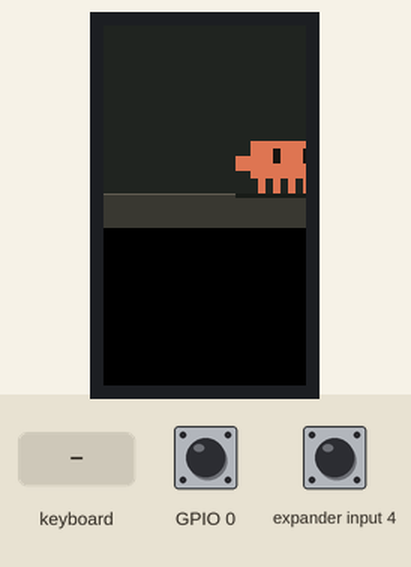
This program was run on a simulated ESP32-S3. On the bench: 135×240 colour display. The test bench sets the inputs (shaded band); at power-on: GPIO 0 HIGH, expander input 4 HIGH. Random numbers use the default seed unless the program sets one; EEPROM starts erased.

Above: at 1.3 s.
1.4 s: keyboard key "f" received
At 1.69 s:
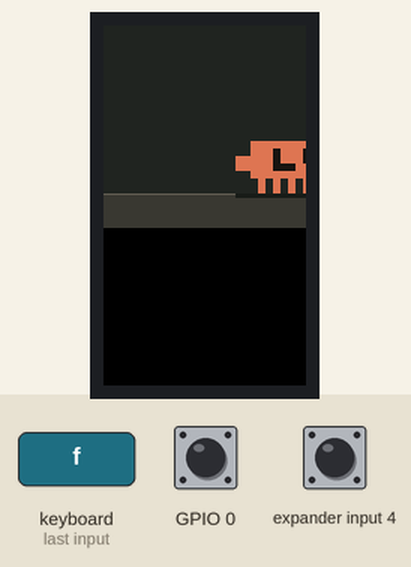
3.7 s: keyboard key "d" received
At 5.2 s:
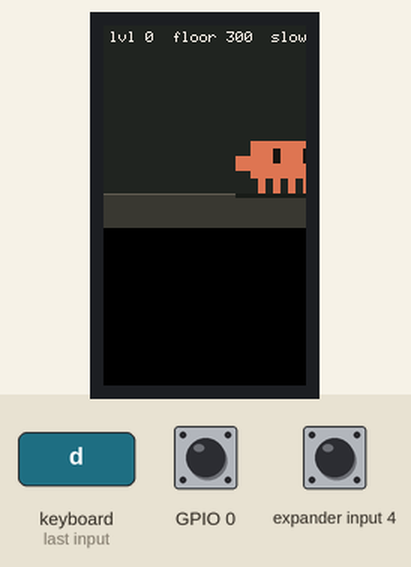
6.7 s: keyboard key "F" received
At 9.09 s:
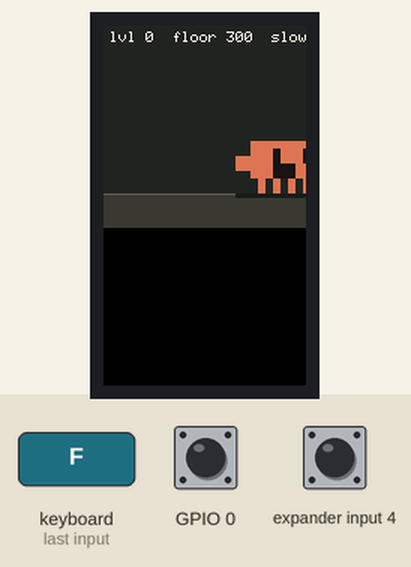
9.1 s: keyboard key "p" received
At 11.6 s:
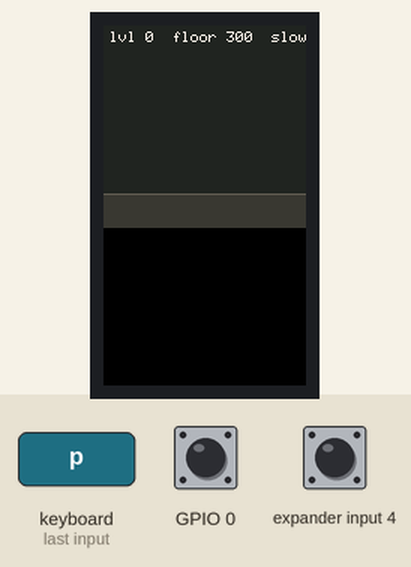
11.8 s: keyboard key "D" received
At 12.7 s:
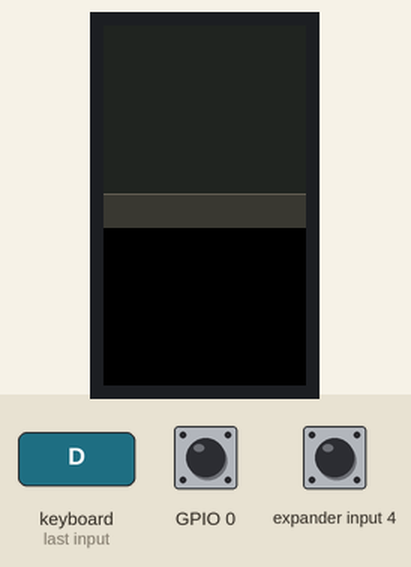
13.3 s: keyboard key "s" received
Timing chart, 0 to 15.8 s (numbered marks = the images above; inputs shaded):
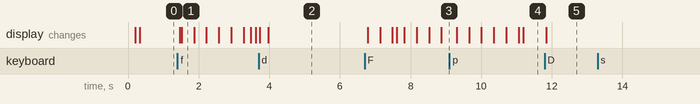

Measured:
- after the input at 11.8 s, the display: changes after 0.05 s (image 5)
- after the input at 13.3 s, every drawn part: stays the same

The program:

main.cpp
```cpp
// Cardputer ADV mini pet — пиксельный зверёк в стиле Claude.
// Ходит по экрану, реагирует на звуки (микрофон) и клавиши.
#include <M5Cardputer.h>
#include <Preferences.h>
#include <math.h>

static constexpr int W = 240, H = 135;
static constexpr int GROUND = 112;   // y пола (низ лапок)
static constexpr int U = 5;          // размер "пикселя" питомца в экранных пикселях
static constexpr int MIC_SR = 16000;
static constexpr int MIC_LEN = 512;
static constexpr int MIC_BUFS = 4;

// --- пороги реакции на звук (если реагирует слишком вяло/нервно — меняй тут; клавиша D показывает уровни) ---
static constexpr float SPIKE_MUL = 3.0f, SPIKE_ADD = 400;    // хлопок
static constexpr float BIG_MUL   = 7.0f, BIG_ADD   = 1800;   // очень громко
static constexpr float MUSIC_MUL = 1.8f, MUSIC_ADD = 150;    // музыка/шум

constexpr uint16_t rgb(uint8_t r, uint8_t g, uint8_t b) {
  return (uint16_t)(((r & 0xF8) << 8) | ((g & 0xFC) << 3) | (b >> 3));
}
static constexpr uint16_t C_BODY   = rgb(217, 119, 87);   // фирменный терракотовый
static constexpr uint16_t C_EYE    = rgb(28, 22, 20);
static constexpr uint16_t C_BG     = rgb(38, 38, 36);
static constexpr uint16_t C_FLOOR  = rgb(58, 56, 52);
static constexpr uint16_t C_LINE   = rgb(96, 92, 84);
static constexpr uint16_t C_SHADOW = rgb(30, 30, 28);
static constexpr uint16_t C_CREAM  = rgb(240, 238, 230);
static constexpr uint16_t C_SPARK  = rgb(245, 170, 130);
static constexpr uint16_t C_GREY   = rgb(150, 146, 136);
static constexpr uint16_t C_RED    = rgb(214, 60, 60);
static constexpr uint16_t C_GREEN  = rgb(110, 190, 90);
static constexpr uint16_t C_CYAN   = rgb(90, 170, 200);
static constexpr uint16_t C_FOOD   = rgb(230, 160, 60);
static constexpr uint16_t C_JOY    = rgb(200, 110, 170);

M5Canvas cv(&M5Cardputer.Display);
Preferences prefs;

int16_t micBuf[MIC_BUFS][MIC_LEN];
int micIdx = 0, micFilled = 0;

enum State { IDLE, WALK, SLEEP, HAPPY, SCARED, EAT, PLAY, DANCE };
State state = IDLE;
uint32_t stateUntil = 0;

float px = 120, py = 0, vy = 0;    // py - высота над полом
int dir = 1;                       // 1 вправо, -1 влево
float food = 70, joy = 70, energy = 90;   // 0..100
uint32_t lastStat = 0, lastSave = 0;
uint32_t nextBlink = 0, blinkUntil = 0;
uint32_t frame = 0;
bool debugOverlay = false;

float level = 0, slowLevel = 300, noiseFloor = 300;
int loudFrames = 0;
uint32_t lastSpike = 0;

struct Spark { float x, y, vy; int life; };
Spark sparks[6];

void setState(State s, uint32_t dur) { state = s; stateUntil = millis() + dur; }
void jump(float power) { if (py <= 0.5f) vy = power; }

void emitSparks(int n) {
  for (int k = 0; k < n; k++)
    for (auto& s : sparks)
      if (s.life <= 0) {
        s.x = px + random(-34, 35); s.y = GROUND - 46 - random(0, 14);
        s.vy = -(0.5f + random(0, 10) / 10.0f); s.life = 28 + random(0, 14);
        break;
      }
}

void saveStats() {
  prefs.putUChar("food", (uint8_t)food);
  prefs.putUChar("joy", (uint8_t)joy);
  prefs.putUChar("energy", (uint8_t)energy);
}

void pickNext() {
  if (energy < 20) { setState(SLEEP, 90000); return; }
  if (random(100) < 65) { dir = random(2) ? 1 : -1; setState(WALK, 1500 + random(0, 3500)); }
  else setState(IDLE, 1000 + random(0, 3000));
}

// ---------- микрофон ----------
void analyze(const int16_t* b) {
  int64_t sum = 0;
  for (int i = 0; i < MIC_LEN; i++) sum += b[i];
  float mean = (float)sum / MIC_LEN, acc = 0;
  for (int i = 0; i < MIC_LEN; i++) { float d = b[i] - mean; acc += d * d; }
  float rms = sqrtf(acc / MIC_LEN);

  level = level * 0.6f + rms * 0.4f;
  if (level < noiseFloor * 1.6f) noiseFloor = noiseFloor * 0.995f + level * 0.005f;  // фон подстраивается только в тишине
  if (noiseFloor < 30) noiseFloor = 30;
  slowLevel = slowLevel * 0.97f + level * 0.03f;   // ~1 сек "память" громкости: отличает хлопок от музыки
}

void updateMic() {
  if (!M5Cardputer.Mic.isEnabled()) return;
  if (!M5Cardputer.Mic.record(micBuf[micIdx], MIC_LEN, MIC_SR)) return;
  // запись асинхронная: берём самый старый буфер, он точно уже заполнен
  int done = (micIdx + MIC_BUFS - 3) % MIC_BUFS;
  micIdx = (micIdx + 1) % MIC_BUFS;
  if (micFilled < MIC_BUFS) { micFilled++; return; }
  analyze(micBuf[done]);
}

void reactToSound() {
  uint32_t now = millis();
  float spikeTh = noiseFloor * SPIKE_MUL + SPIKE_ADD;
  float bigTh   = noiseFloor * BIG_MUL + BIG_ADD;
  float musicTh = noiseFloor * MUSIC_MUL + MUSIC_ADD;
  bool transient = level > slowLevel * 2.5f;     // резкий скачок, а не ровный шум

  if (level > musicTh) { if (loudFrames < 60) loudFrames++; }
  else loudFrames = loudFrames > 3 ? loudFrames - 3 : 0;

  if (transient && level > bigTh && now - lastSpike > 600) {
    lastSpike = now;
    setState(SCARED, 1800);
    jump(5.5f); dir = -dir; joy -= 3;
  } else if (transient && level > spikeTh && now - lastSpike > 400) {
    lastSpike = now;
    if (state == SLEEP) { setState(SCARED, 1200); jump(4.0f); }
    else { setState(HAPPY, 1800); emitSparks(4); jump(4.5f); joy += 4; }
  } else if (loudFrames > 45 && state != DANCE && state != SLEEP && state != EAT && state != PLAY) {
    setState(DANCE, 3000); joy += 3;
  }
}

// ---------- ввод ----------
void handleKeys() {
  if (!(M5Cardputer.Keyboard.isChange() && M5Cardputer.Keyboard.isPressed())) return;
  auto st = M5Cardputer.Keyboard.keysState();
  for (char c : st.word) {
    switch (c) {
      case 'f': case 'F':
        setState(EAT, 2500); food = fminf(100, food + 25); joy += 2; break;
      case 'p': case 'P':
        setState(PLAY, 3000); joy = fminf(100, joy + 15); energy -= 5; jump(5.0f); break;
      case 's': case 'S':
        if (state == SLEEP) { setState(IDLE, 1000); }
        else { setState(SLEEP, 90000); }
        break;
      case 'd': case 'D': debugOverlay = !debugOverlay; break;
      default:
        if (state == SLEEP) { setState(IDLE, 800); }
        break;
    }
  }
}

// ---------- логика ----------
void updateStats() {
  uint32_t now = millis();
  if (now - lastStat >= 1000) {
    lastStat = now;
    food -= 0.04f;
    joy  -= (food < 25 ? 0.06f : 0.02f);
    if (state == SLEEP) energy += 0.5f; else energy -= 0.015f;
    if (state == SLEEP && energy >= 98) { setState(IDLE, 500); }
  }
  food = constrain(food, 0.0f, 100.0f);
  joy = constrain(joy, 0.0f, 100.0f);
  energy = constrain(energy, 0.0f, 100.0f);
  if (now - lastSave > 60000) { lastSave = now; saveStats(); }
}

void updatePet() {
  uint32_t now = millis();

  if (py > 0 || vy > 0) {
    py += vy; vy -= 0.45f;
    if (py <= 0) { py = 0; vy = 0; }
  }

  if (now > stateUntil) {
    if (state == DANCE && loudFrames > 20) setState(DANCE, 1500);
    else if (state == SLEEP) { setState(IDLE, 500); }
    else pickNext();
  }

  switch (state) {
    case WALK:   px += dir * 0.9f; break;
    case SCARED: px += dir * 2.2f; break;
    case DANCE:  if ((frame / 8) % 2 == 0) jump(2.2f); px += sinf(frame * 0.2f) * 0.8f; break;
    case PLAY:   px += dir * 1.6f; if (frame % 18 == 0) jump(3.5f); break;
    case HAPPY:  if (frame % 3 == 0) emitSparks(1); break;
    default: break;
  }
  if (px < 42)     { px = 42;     dir = 1; }
  if (px > W - 42) { px = W - 42; dir = -1; }

  for (auto& s : sparks) if (s.life > 0) { s.y += s.vy; s.life--; }

  if (now > nextBlink) { blinkUntil = now + 140; nextBlink = now + 2000 + random(0, 3000); }
}

// ---------- рисование ----------
void drawSpark(int cx, int cy, int r, uint16_t col) {
  int d = r * 2 / 3;
  cv.drawLine(cx - r, cy, cx + r, cy, col);
  cv.drawLine(cx, cy - r, cx, cy + r, col);
  cv.drawLine(cx - d, cy - d, cx + d, cy + d, col);
  cv.drawLine(cx - d, cy + d, cx + d, cy - d, col);
}

// Пиксельная буква z (сон)
void drawZ(int x, int y, int k) {
  static const uint8_t g[8][2] = {{0,0},{1,0},{2,0},{3,0},{2,1},{1,2},{0,3},{1,3}};
  for (auto& p : g) cv.fillRect(x + p[0] * k, y + p[1] * k, k, k, C_CREAM);
  cv.fillRect(x + 2 * k, y + 3 * k, k, k, C_CREAM);
  cv.fillRect(x + 3 * k, y + 3 * k, k, k, C_CREAM);
}

// Рисуем клетками сетки питомца: колонка c, строка r, ширина w, высота h
void pr(int ox, int oy, int c, int r, int w, int h, uint16_t col) {
  cv.fillRect(ox + c * U, oy + r * U, w * U, h * U, col);
}

void drawPet() {
  int x = (int)px;
  int feet = GROUND - (int)py;
  bool walking = (state == WALK || state == SCARED || state == PLAY);
  bool happy = (state == HAPPY || state == DANCE || state == PLAY);
  bool sad = (food < 25 || joy < 25);
  bool blink = millis() < blinkUntil;

  int ox = x - (13 * U) / 2;
  int oy = feet - 7 * U;
  if (state == SCARED) ox += (frame % 2) ? 1 : -1;       // дрожит
  if (state == SLEEP) oy += ((frame / 20) % 2) ? 1 : 0;  // дышит

  // тень
  int sw = 32 - (int)(py / 3); if (sw < 14) sw = 14;
  cv.fillRect(x - sw, GROUND, sw * 2, 3, C_SHADOW);

  // лапки (4 штуки), при ходьбе шагают парами
  int phase = (frame / 6) % 2;
  for (int i = 0; i < 4; i++) {
    int lh = (walking && (i % 2) == phase) ? 1 : 2;
    pr(ox, oy, 3 + i * 2, 5, 1, lh, C_BODY);
  }
  // тело
  pr(ox, oy, 2, 0, 9, 5, C_BODY);
  // ручки
  bool lUp = false, rUp = false;
  if (state == DANCE) { lUp = ((frame / 8) % 2) == 0; rUp = !lUp; }
  else if (happy || state == SCARED) { lUp = rUp = true; }
  // опущенные ручки - короткие "пеньки" по бокам, поднятые - вертикальные палочки вверх
  if (lUp) pr(ox, oy, 1, -2, 1, 4, C_BODY); else pr(ox, oy, 0, state == SLEEP ? 3 : 2, 2, 2, C_BODY);
  if (rUp) pr(ox, oy, 11, -2, 1, 4, C_BODY); else pr(ox, oy, 11, state == SLEEP ? 3 : 2, 2, 2, C_BODY);

  // глаза
  int cl = 4 + dir, cr = 8 + dir;
  int cs[2] = {cl, cr};
  for (int c : cs) {
    if (state == SLEEP)       pr(ox, oy, c - 1, 2, 3, 1, C_EYE);
    else if (happy) { pr(ox, oy, c - 1, 2, 1, 1, C_EYE); pr(ox, oy, c, 1, 1, 1, C_EYE); pr(ox, oy, c + 1, 2, 1, 1, C_EYE); }
    else if (state == SCARED) pr(ox, oy, c, 1, 1, 3, C_EYE);
    else if (blink)           pr(ox, oy, c, 2, 1, 1, C_EYE);
    else if (sad)             pr(ox, oy, c, 2, 1, 2, C_EYE);
    else                      pr(ox, oy, c, 1, 1, 2, C_EYE);
  }
  // рот только когда ест или пугается
  if (state == EAT) pr(ox, oy, 5, 3, 3, ((frame / 5) % 2) ? 2 : 1, C_EYE);
  if (state == SCARED) pr(ox, oy, 6, 3, 1, 2, C_EYE);

  // сон: плывущие вверх "z"
  if (state == SLEEP) {
    int t = (frame / 4) % 40;
    drawZ(x + 30 + t / 4, oy - 8 - t / 2, 4);
    drawZ(x + 50 + t / 5, oy - 30 - t / 2, 3);
  }

  // еда / мячик
  if (state == EAT) {
    int fx = x + dir * 46;
    cv.fillRect(fx - 5, GROUND - 10, 10, 10, C_RED);
    cv.fillRect(fx - 1, GROUND - 13, 2, 3, C_GREEN);
  }
  if (state == PLAY) {
    int bx = x + dir * 46;
    int by = GROUND - 8 - (int)fabsf(sinf(frame * 0.25f) * 22);
    cv.fillRect(bx - 4, by, 8, 8, C_CYAN);
    cv.fillRect(bx - 3, by + 1, 2, 2, C_CREAM);
  }
}

void draw() {
  cv.fillSprite(C_BG);
  cv.fillRect(0, GROUND, W, H - GROUND, C_FLOOR);
  cv.drawFastHLine(0, GROUND, W, C_LINE);

  drawPet();
  for (auto& s : sparks) if (s.life > 0) drawSpark((int)s.x, (int)s.y, s.life > 10 ? 4 : 2, C_SPARK);

  if (debugOverlay) {
    cv.setTextColor(C_CREAM);
    cv.setTextSize(1); cv.setCursor(4, 4); cv.printf("lvl %d  floor %d  slow %d", (int)level, (int)noiseFloor, (int)slowLevel);
  }
  cv.pushSprite(0, 0);
}

void setup() {
  auto cfg = M5.config();
  M5Cardputer.begin(cfg, true);
  M5Cardputer.Display.setRotation(1);
  M5Cardputer.Display.setBrightness(120);
  cv.createSprite(W, H);
  cv.setFont(&fonts::Font0);

  // микрофон и динамик делят один I2S -> динамик выключаем
  M5Cardputer.Speaker.end();
  auto mc = M5Cardputer.Mic.config();
  mc.sample_rate = MIC_SR;
  M5Cardputer.Mic.config(mc);
  M5Cardputer.Mic.begin();

  prefs.begin("pet", false);
  food   = prefs.getUChar("food", 70);
  joy    = prefs.getUChar("joy", 70);
  energy = prefs.getUChar("energy", 90);
  if (food < 20) food = 20;

  randomSeed(esp_random());
  setState(IDLE, 1000);
}

void loop() {
  M5Cardputer.update();
  frame++;
  handleKeys();
  updateMic();
  reactToSound();
  updateStats();
  updatePet();
  draw();
  delay(15);
}
```
